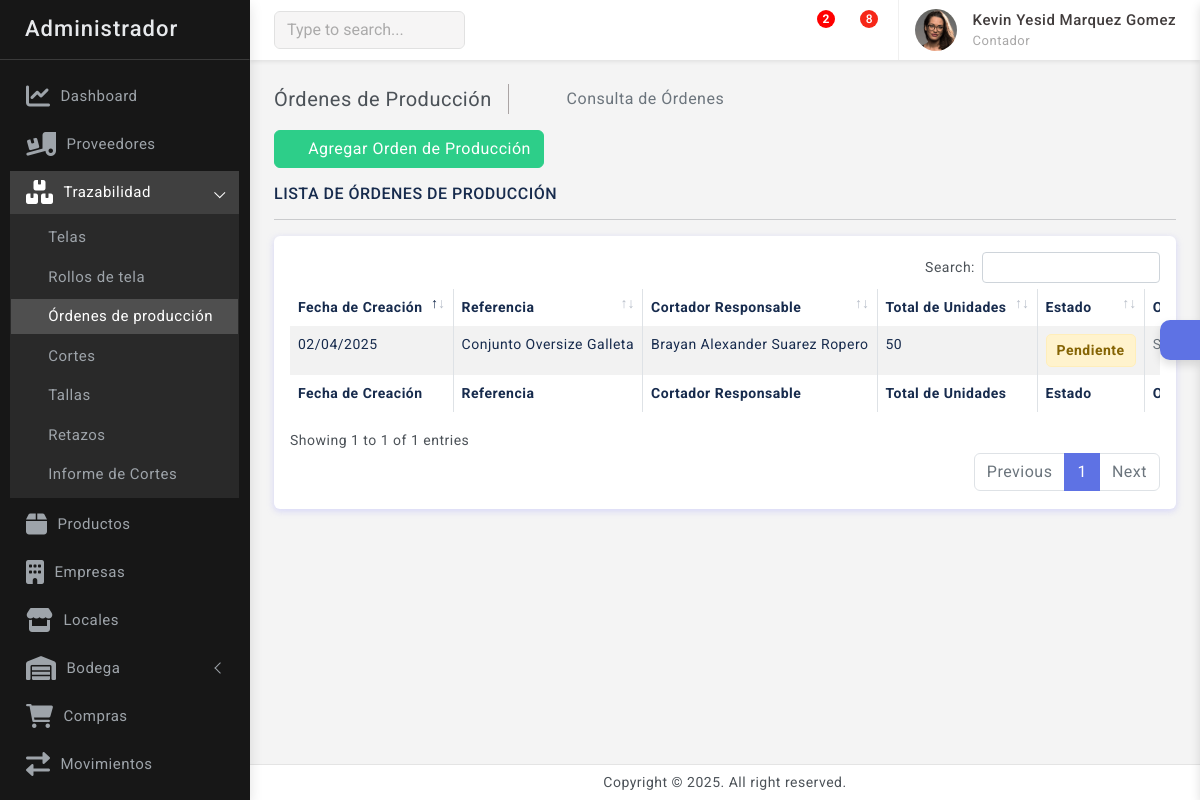
Before: /trazabilidad/ordenes_produccion/ (signed in) with the older database file.
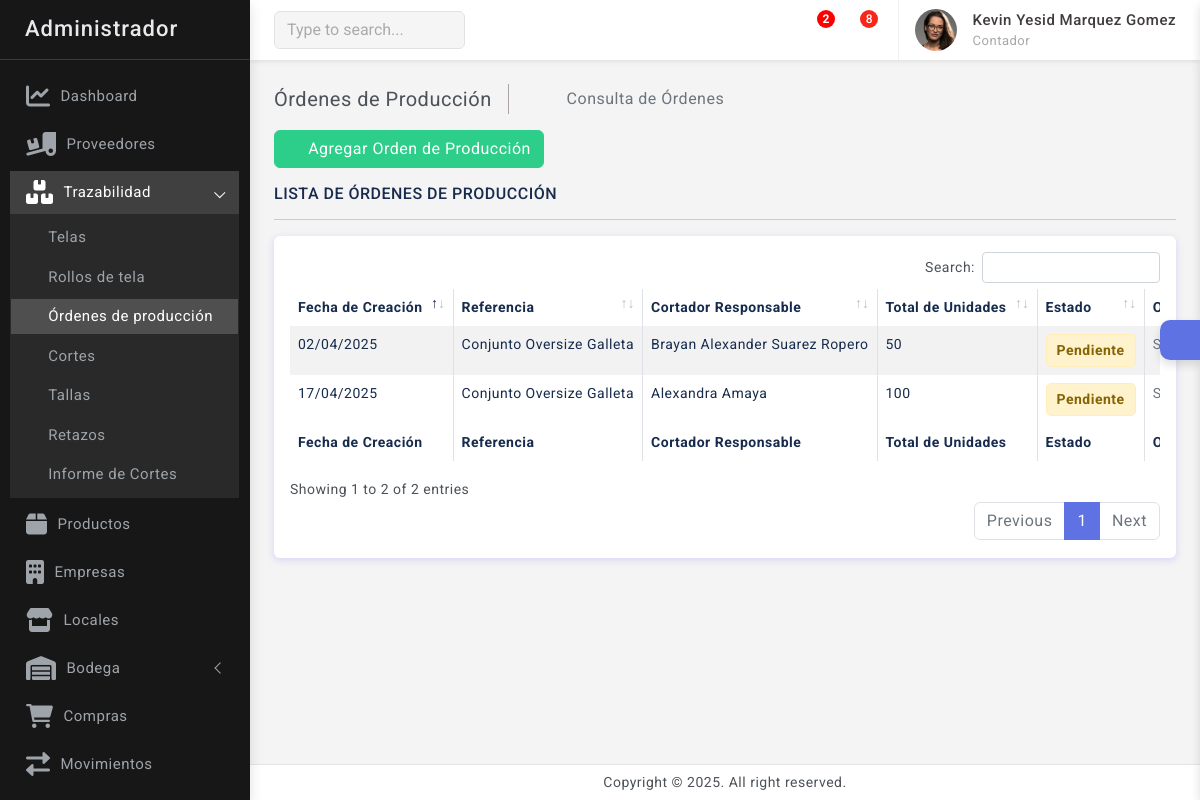
After: the same page with the newer database file.
### trazabilidad/models.py (models this page shows, shortened)
class OrdenProduccion(models.Model):
    ESTADO_CHOICES = (
        ('Pendiente', 'Pendiente'),
        ('En Proceso', 'En Proceso'),
        ('Completada', 'Completada'),
        ('Cancelada', 'Cancelada'),
    )
    fecha = models.DateField(auto_now_add=True)
    producto = models.ForeignKey(Producto, on_delete=models.CASCADE, related_name="referencia_producto")
    cortador = models.ForeignKey(PerfilUsuario, on_delete=models.CASCADE, related_name="ordenes_produccion")
    total_unidades = models.PositiveIntegerField()
    observaciones = models.TextField(blank=True, null=True)
    estado = models.CharField(max_length=20, choices=ESTADO_CHOICES, default='Pendiente')
    class Meta:
        verbose_name='Orden Producción'
        verbose_name_plural='Ordenes Producción'

### Producto/models.py (models this page shows, shortened)
class Producto(models.Model):
    ESTADO_CHOICES = [
        ('Disponible', 'Disponible'),
        ('No disponible', 'No disponible'),
    ]
    codigo              = models.CharField(max_length=50, unique=True)
    referencia          = models.CharField(max_length=100)
    diseno              = models.ManyToManyField(Diseno, related_name="productos")
    color               = models.ManyToManyField(Color, related_name="productos")
    talla               = models.ManyToManyField(Talla, related_name="productos")
    categoria           = models.ForeignKey(Categoria, on_delete=models.SET_NULL, null=True, blank=True, related_name="productos")
    genero              = models.ForeignKey(Genero, on_delete=models.SET_NULL, null=True, blank=True, related_name="productos")
    descripcion         = models.TextField(blank=True)
    estado              = models.CharField(max_length=50, choices=ESTADO_CHOICES, default='Disponible')
    fecha_creacion      = models.DateTimeField(auto_now_add=True)
    fecha_actualizacion = models.DateTimeField(auto_now=True)

### usuarios/models.py (models this page shows)
class PerfilUsuario(models.Model):
    usuario                             = models.OneToOneField(Usuario, on_delete=models.CASCADE)
    nombre                              = models.CharField(max_length=50)
    apellido                            = models.CharField(max_length=50)
    documento                           = models.IntegerField(unique=True)
    telefono                            = models.IntegerField(unique=True)
    cargo                               = models.ForeignKey(Cargo, on_delete=models.CASCADE, related_name="Cargo")
    def __str__(self):
        return f"{self.nombre} {self.apellido}"
    def full_name(self):
        return f'{self.nombre} {self.apellido}'

### trazabilidad/views.py (the view)
# urls.py: path('ordenes_produccion/', views.ordenes_produccion, name='ordenes_produccion'),
@login_required(login_url='login')
def ordenes_produccion(request):
    ordenes = OrdenProduccion.objects.all()
    return render(request, 'trazabilidad/ordenes_produccion/ordenes.html', {'ordenes': ordenes})

### kiddes/context_processors.py (called while the page is built)
def global_context(request):
    user = None
    perfil = None
    contrato = None
    empresas = None
    if request.user.is_authenticated:
        user = request.user
        perfil = PerfilUsuario.objects.filter(usuario=request.user).first()
        if perfil:
            contrato = Contrato.objects.filter(perfil=perfil).first()
    empresas = Empresa.objects.all
    empresa_id = request.session.get('empresa_id')
    empresa_activa = None
    if empresa_id:
        empresa_activa = Empresa.objects.filter(id=empresa_id).first()
    return {
        'perfil': perfil,
        'user': user,
        'contrato': contrato,
        'empresas': empresas,
        'empresa_id': empresa_id,
        'empresa_activa': empresa_activa,
    }

### notificaciones/context_processors.py (called while the page is built)
def notificaciones_context(request):
    if request.user.is_authenticated:
        notificaciones = Notificacion.objects.filter(user=request.user, leida=False).order_by('-fecha_creacion')
    else:
        notificaciones = []
    return {'notificaciones': notificaciones}

### usuarios/models.py (called while the page is built)
    def __str__(self):
        return self.nombre

### templates/trazabilidad/ordenes_produccion/ordenes.html (shortened to what the changed rows need)
{% extends 'base.html' %}
{% block content %}
    <div class="page-wrapper">
        <div class="page-content">
            <div class="card">
                <div class="card-body">
                    <div class="table-responsive">
                        <table id="example2" class="table table-striped table-bordered">
                            <thead>
                                <tr>
                                    <th>Fecha de Creación</th>
                                    <th>Referencia</th>
                                    <th>Cortador Responsable</th>
                                    <th>Total de Unidades</th>
                                    <th>Estado</th>
                                    <th>Observaciones</th>
                                </tr>
                            </thead>
                            <tbody>
                                {% if ordenes %}
                                    {% for orden in ordenes %}
                                    <tr>
                                        <td>{{ orden.fecha|date:"d/m/Y" }}</td>
                                        <td>{{ orden.producto.referencia }}</td>
                                        <td>{{ orden.cortador }}</td>
                                        <td>{{ orden.total_unidades }}</td>
                                        <td>
                                            <span class="estado {{ orden.estado|lower }}">{{ orden.estado }}</span>
                                        </td>
                                        <td>
                                            {% if orden.observaciones %}
                                                <div class="d-flex justify-content-center">
                                                    <button class="btn btn-sm btn-info " data-bs-toggle="modal" data-bs-target="#observacionModal{{ orden.id }}">
                                                        Ver
                                                    </button>
                                                </div>
                                                <div class="modal fade" id="observacionModal{{ orden.id }}" tabindex="-1" aria-labelledby="exampleModalLabel" aria-hidden="true">
                                                    <div class="modal-dialog">
                                                        <div class="modal-content">
                                                            <div class="modal-header">
                                                                <h5 class="modal-title" id="exampleModalLabel">Observación</h5>
                                                                <button type="button" class="btn-close" data-bs-dismiss="modal" aria-label="Close"></button>
                                                            </div>
                                                            <div class="modal-body">
                                                                {{ orden.observaciones }}
                                                            </div>
                                                            <div class="modal-footer">
                                                                <button type="button" class="btn btn-secondary" data-bs-dismiss="modal">Cerrar</button>
                                                            </div>
                                                        </div>
                                                    </div>
                                                </div>
                                            {% else %}
                                                <span class="text-muted">Sin observaciones</span>
                                            {% endif %}
                                        </td>
                                    </tr>
                                    {% endfor %}
                                {% endif %}
                            </tbody>
                            <tfoot>
                                <tr>
                                    <th>Fecha de Creación</th>
                                    <th>Referencia</th>
                                    <th>Cortador Responsable</th>
                                    <th>Total de Unidades</th>
                                    <th>Estado</th>
                                    <th>Observaciones</th>
                                </tr>
                            </tfoot>
                        </table>
                    </div>
                </div>
            </div>
        </div>
    </div>
{% endblock %}

Changed rows visible on the page:
added OrdenProduccion: fecha "17/04/2025", producto.referencia "Conjunto Oversize Galleta", cortador "Alexandra Amaya", total_unidades "100", estado "Pendiente", observaciones "Sin observaciones"
Other visible differences:
text written by a page script: "Search: Showing 1 to 1 of 1 entries Previous 1 Next" → "Search: Showing 1 to 2 of 2 entries Previous 1 Next"
